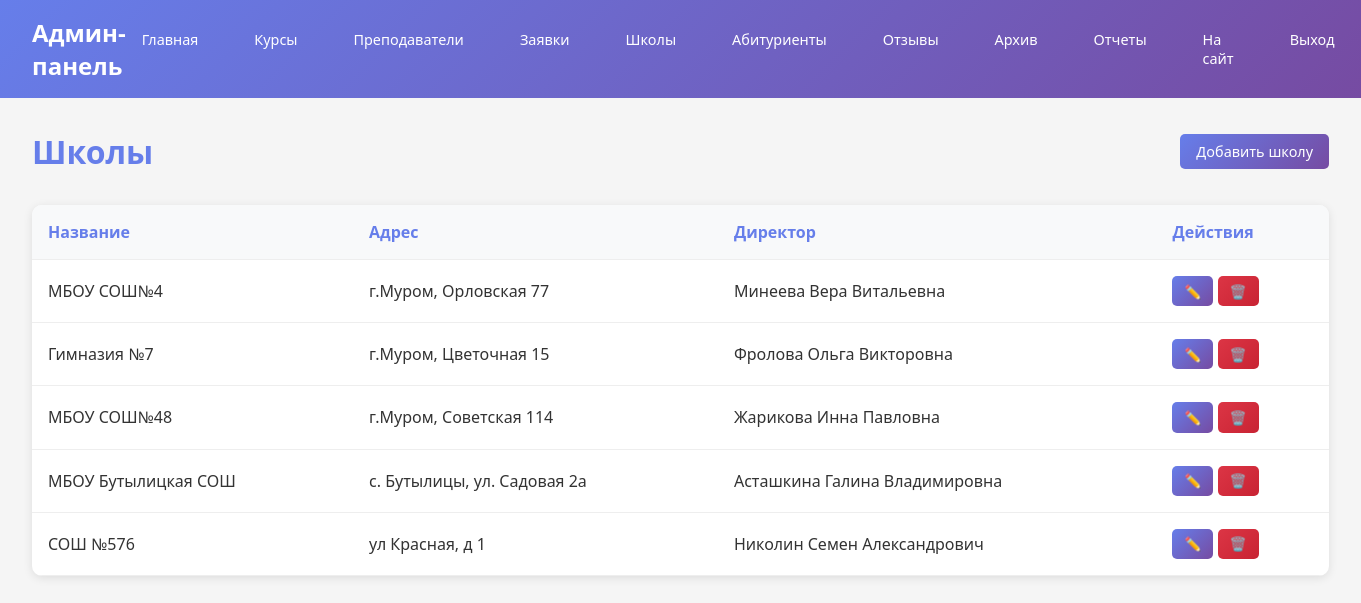
Page /admin-panel/schools/ (signed in) on the committed database.
### main/models.py (models this page shows, shortened)
class School(models.Model):
    school_id = models.AutoField(primary_key=True)
    name = models.CharField(max_length=255)
    address = models.CharField(max_length=255)
    director_last_name = models.CharField(max_length=100, verbose_name='Фамилия директора')
    director_first_name = models.CharField(max_length=100, verbose_name='Имя директора')
    director_middle_name = models.CharField(max_length=100, verbose_name='Отчество директора')
    class Meta:
        db_table = 'school'
        constraints = [
            models.UniqueConstraint(fields=['name', 'address'], name='unique_school_name_address')
        ]
    @property
    def director_full_name(self):
            return f"{self.director_last_name} {self.director_first_name} {self.director_middle_name}"

### main/views.py (the view)
# urls.py: path('admin-panel/schools/', views.admin_schools, name='admin_schools'),
@staff_member_required
def admin_schools(request):
    schools = School.objects.all()
    return render(request, 'admin/schools.html', {'schools': schools})

### main/templates/admin/schools.html (shortened to what this page needs)
{% extends 'admin/base_admin.html' %}
{% block content %}
<div style="display: flex; justify-content: space-between; align-items: center; margin-bottom: 2rem;">
    <h1 style="color: #667eea;">Школы</h1>
    <a href="{% url 'admin_add_school' %}" class="btn">Добавить школу</a>
</div>
{% if schools %}
<table>
    <thead>
        <tr>
            <th>Название</th>
            <th>Адрес</th>
            <th>Директор</th>
            <th>Действия</th>
        </tr>
    </thead>
    <tbody>
        {% for school in schools %}
        <tr>
            <td>{{ school.name }}</td>
            <td>{{ school.address }}</td>
            <td>{{ school.director_full_name }}</td>
            <td>
                <a href="{% url 'admin_edit_school' school.school_id %}" class="btn btn-small">✏️</a>
                <a href="{% url 'admin_delete_school' school.school_id %}" class="btn btn-small btn-danger" onclick="return confirm('Вы уверены, что хотите удалить эту школу?')">🗑️</a>
            </td>
        </tr>
        {% endfor %}
    </tbody>
</table>
{% else %}
<div style="background: white; border-radius: 10px; padding: 3rem; text-align: center; box-shadow: 0 2px 10px rgba(0,0,0,0.1);">
    <p style="color: #999; font-size: 1.1rem;">Школ пока нет</p>
    <a href="{% url 'admin_add_school' %}" class="btn" style="margin-top: 1rem;">Добавить школу</a>
</div>
{% endif %}
{% endblock %}

### main/templates/admin/base_admin.html (style rules this page uses)
* { margin: 0; padding: 0; box-sizing: border-box; }
body { font-family: 'Segoe UI', Tahoma, Geneva, Verdana, sans-serif; background-color: #f5f5f5; color: #333; }
.btn { display: inline-block; padding: 0.5rem 1rem; background: linear-gradient(135deg, #667eea 0%, #764ba2 100%); color: white; text-decoration: none; border-radius: 5px; border: none; cursor: pointer; font-size: 0.9rem; }
.btn-small { padding: 0.35rem 0.75rem; font-size: 0.85rem; }
.btn-danger { background: linear-gradient(135deg, #dc3545 0%, #c82333 100%); }
table { width: 100%; background: white; border-radius: 10px; overflow: hidden; box-shadow: 0 2px 10px rgba(0,0,0,0.1); border-collapse: collapse; }
th, td { padding: 1rem; text-align: left; border-bottom: 1px solid #eee; }
th { background: #f8f9fa; font-weight: 600; color: #667eea; }

### rows in the picture
School: name "МБОУ СОШ№4", address "г.Муром, Орловская 77", director_full_name "Минеева Вера Витальевна"
School: name "Гимназия №7", address "г.Муром, Цветочная 15", director_full_name "Фролова Ольга Викторовна"
School: name "МБОУ СОШ№48", address "г.Муром, Советская 114", director_full_name "Жарикова Инна Павловна"
School: name "МБОУ Бутылицкая СОШ", address "с. Бутылицы, ул. Садовая 2а", director_full_name "Асташкина Галина Владимировна"
School: name "СОШ №576", address "ул Красная, д 1", director_full_name "Николин Семен Александрович"
